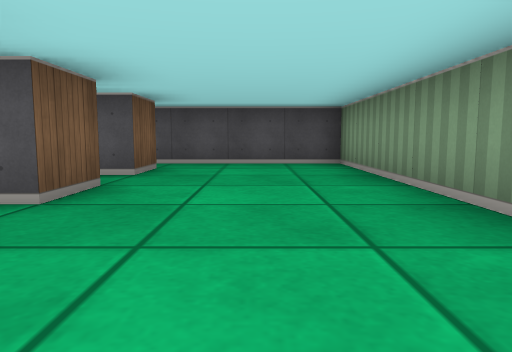
view 1 (above)

16 first-person views from a walk through a cub3D level. The camera is about half as high as the walls, tilts 6° down and sees 70° across. The floor is counted in squares. Each view is taken from the middle of a square. On the plan, view 1 faces up. The plan holds only what a view shows up to about 9 squares ahead; the rest is blank.

view 2
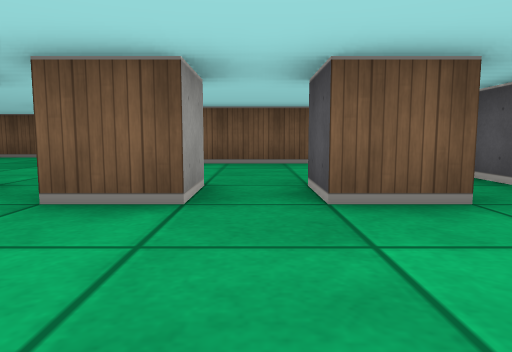

view 3
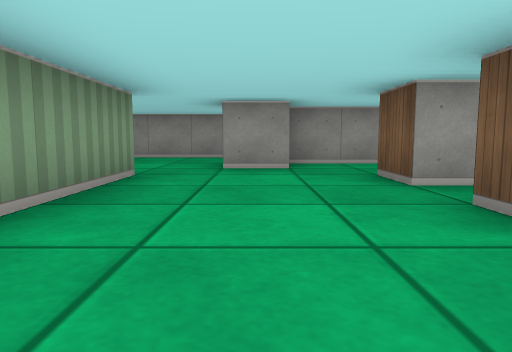

view 4
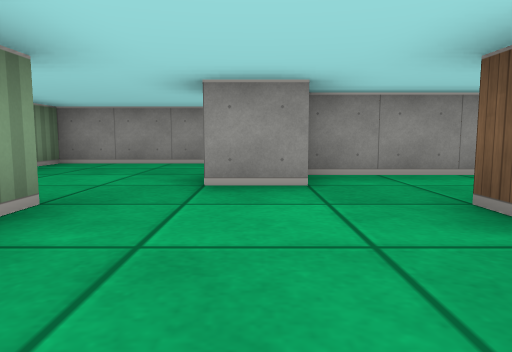

view 5
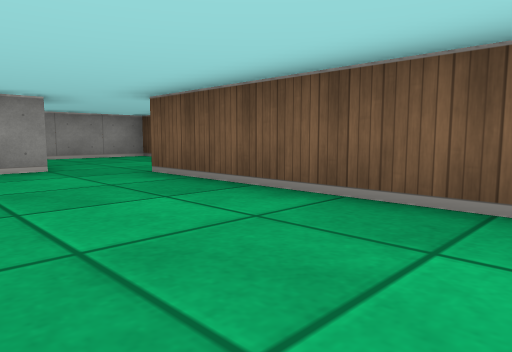

view 6
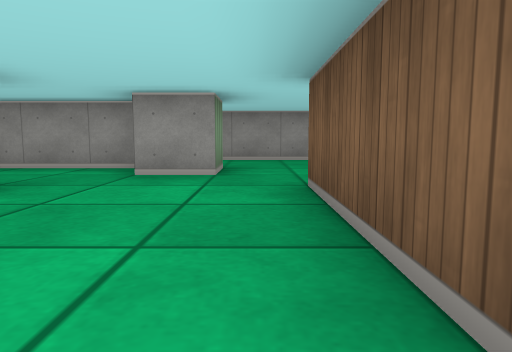

view 7
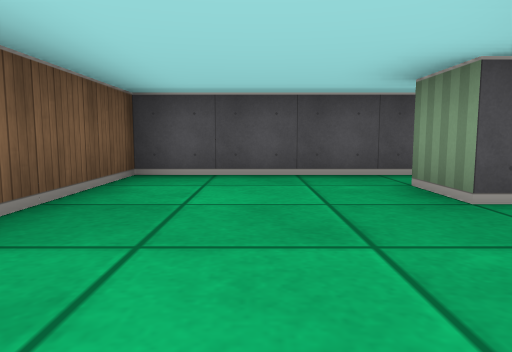

view 8
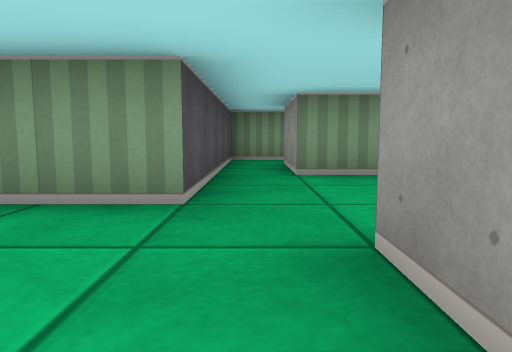

view 9
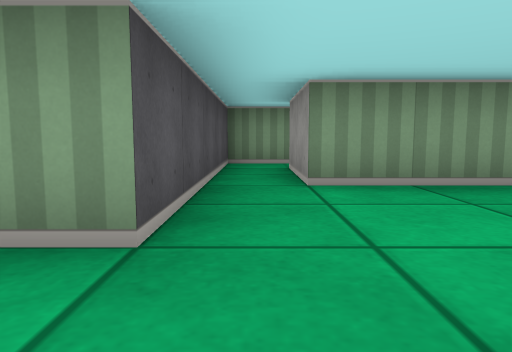

view 10
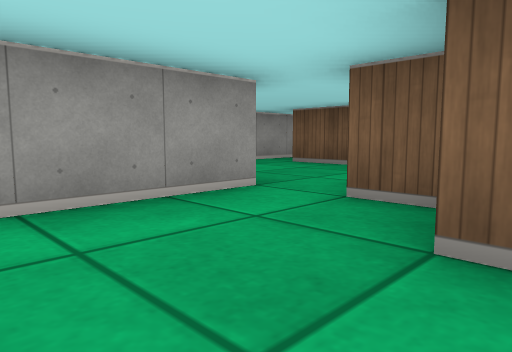

view 11
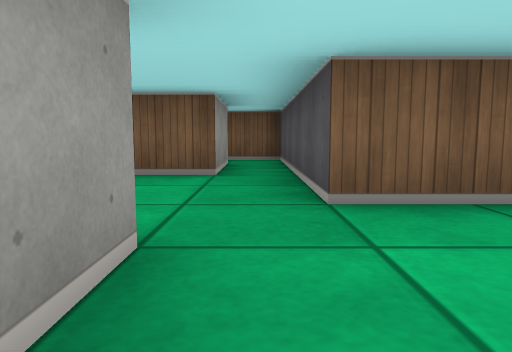

view 12
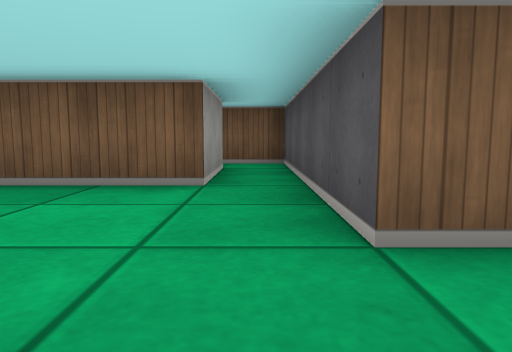

view 13
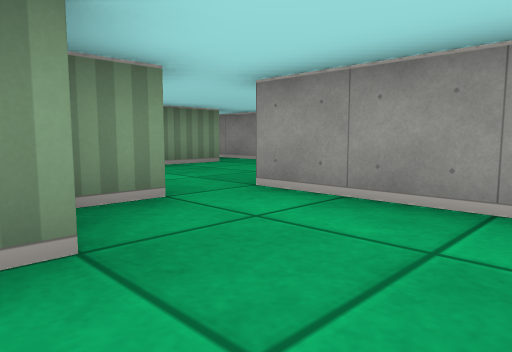

view 14
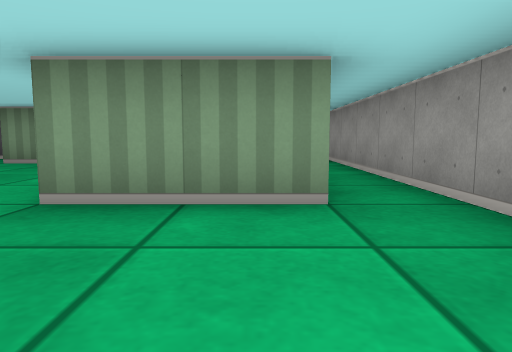

view 15
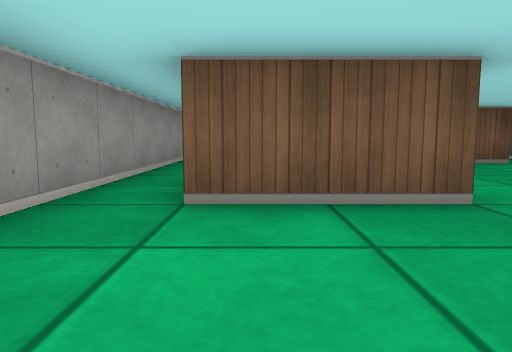

view 16
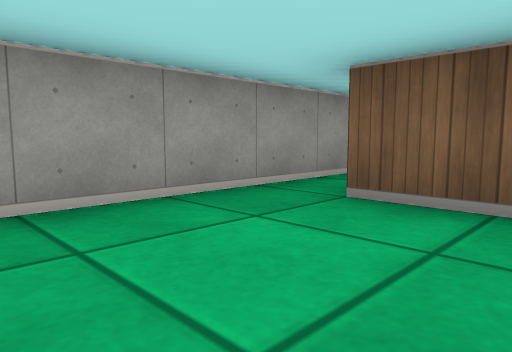

### Floor plan
Points are (right, up) in squares from view 1. A wall is a line through its corners. A room is listed if a view was taken in it or the views show most of it. See-through windows are left out.
Room 1 (views 1, 2, 3, 4, 5, 6, 7, 8, 9, 10, 11, 12, 13)
walls: (-2.1, 1.5) (-1.5, 1.5) (-1.5, 0.5); (-2.5, 3.5) (-1.5, 3.5) (-1.5, 2.5) (-1.9, 2.5); (-0.6, -0.5) (0.5, -0.5); (-1.5, 5.6) (-1.5, 4.5) (-2.5, 4.5) (-2.5, 5.5); (-3.2, -1.5) (-0.5, -1.5); (-0.5, -1.8) (-0.5, -2.5); (-4.5, -1.6) (-4.5, -0.5) (-3.5, -0.5); (-3.5, -2.6) (-3.5, -1.8); (3.5, 0.5) (1.5, 0.5) (1.5, 6.5) (-5.5, 6.5) (-5.5, 0.5) (-7.5, 0.5); (-7.5, -0.5) (-7.5, -3.5) (-4.5, -3.5); (0.5, -3.5) (3.5, -3.5) (3.5, -0.5)
ways out: opening at (-4, -3) to room 2; opening at (0, -3) to room 2; opening at (-8.5, 0); opening at (4.5, 0)
Room 2 (views 14, 15, 16)
walls: (-4.5, -3.5) (-3.5, -3.5) (-3.5, -5.5); (-0.5, -5.6) (-0.5, -3.5) (0.5, -3.5); (-8.5, -6.5) (-0.5, -6.5)
ways out: opening at (-4, -3) to room 1; opening at (0, -3) to room 1; opening at (0, -6)

Positions as (right, up) in squares from view 1, and headings:
1: (0, 0), facing up
2: (1, 4), facing left
3: (0, 5), facing down
4: (0, 3), facing down
5: (-3, 5), facing down-left
6: (-5, 4), facing down
7: (-4, 2), facing up
8: (-1, 0), facing right
9: (0, 0), facing right
10: (2, -1), facing down-left
11: (-3, 0), facing left
12: (-4, 0), facing left
13: (-6, -1), facing down-right
14: (-3, -5), facing right
15: (-1, -5), facing left
16: (-1, -4), facing down-left
